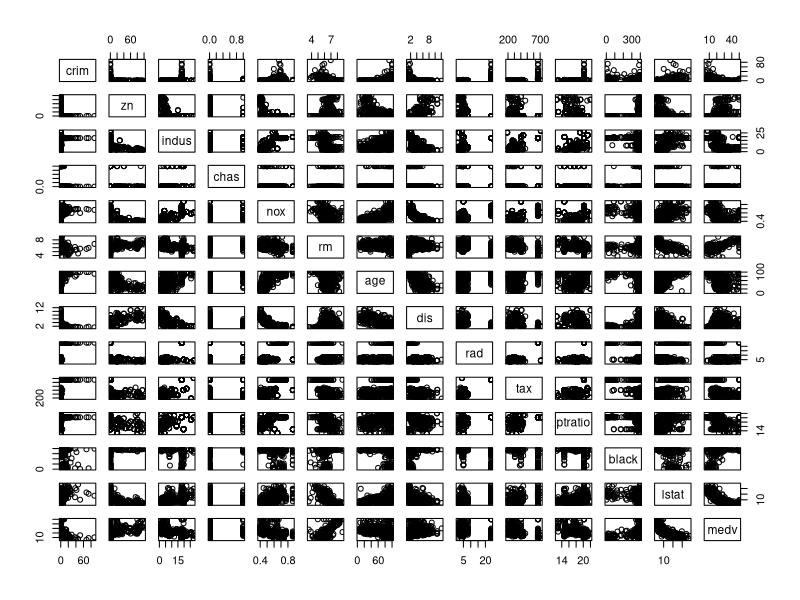
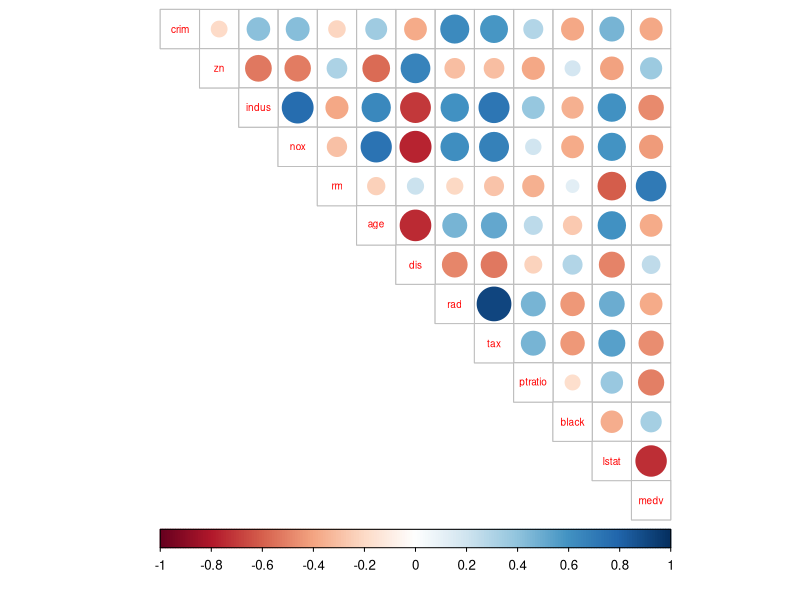
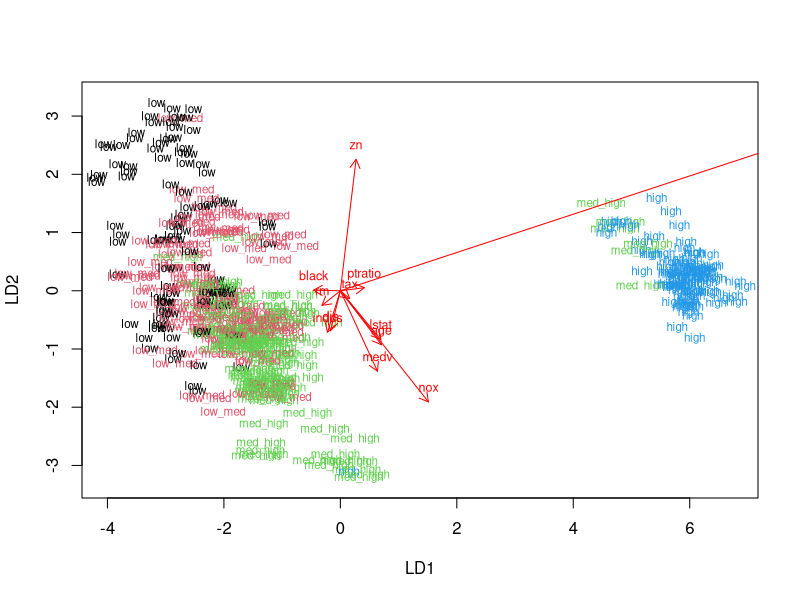
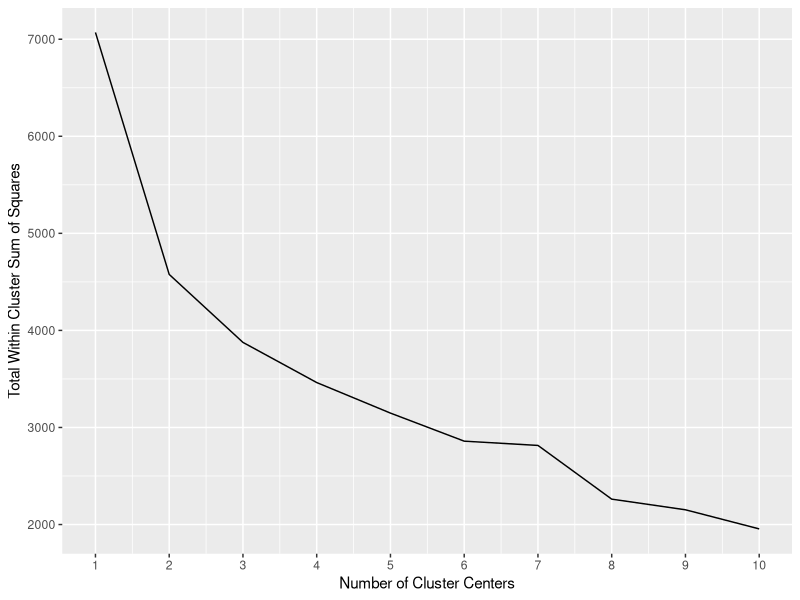
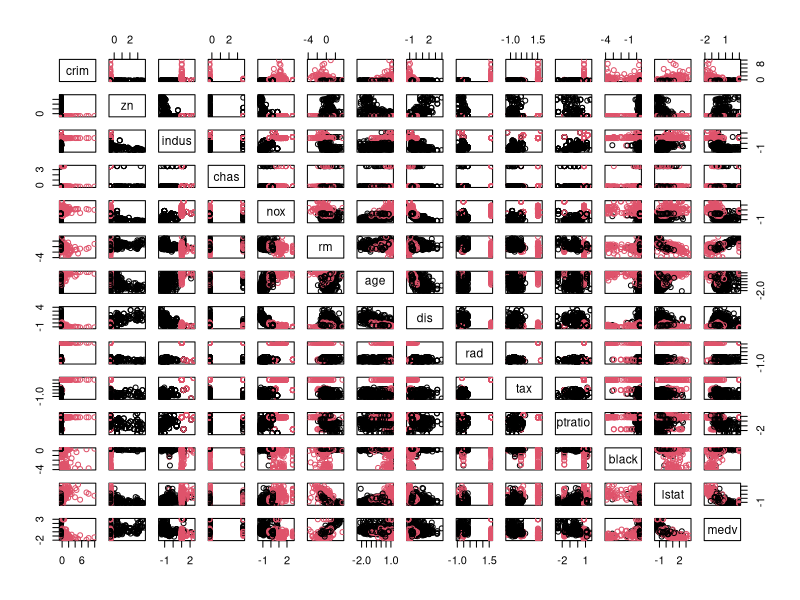
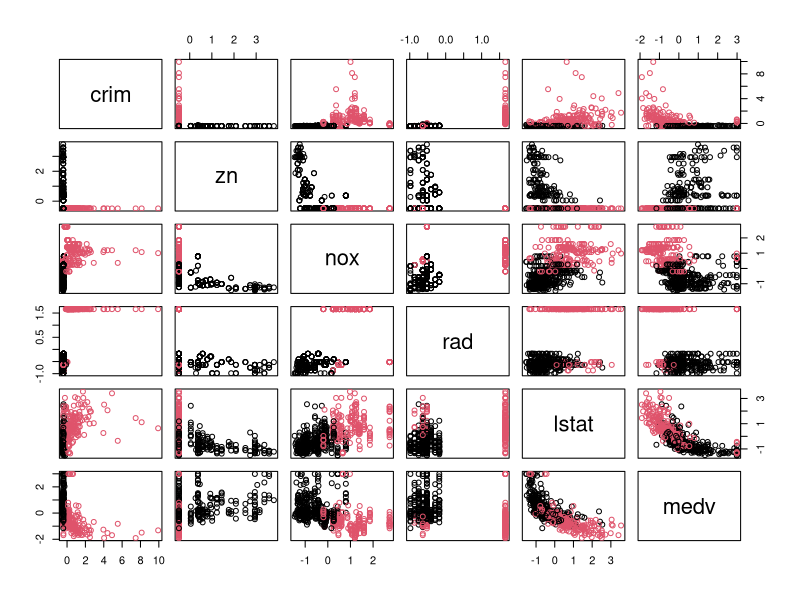

Recreate these plots in R, in order.
## ---- chunk 1
date()

library(MASS)
library(tidyverse)
library(corrplot)
library(GGally)
## ---- chunk 2
data(Boston)
dim(Boston)
str(Boston)
## ---- chunk 3
pairs(Boston)
## ---- chunk 4
summary(Boston)
## ---- chunk 5
b1 <- Boston[-4]
## ---- chunk 6
cor_matrix<-cor(b1) %>% round(digits = 2)

corrplot(cor_matrix, method="circle", type = "upper", cl.pos = "b", tl.pos = "d", tl.cex = 0.6)

## ---- chunk 7
b1_scaled <- scale(b1)

class(b1_scaled)

b1_scaled <- as.data.frame(b1_scaled)
## ---- chunk 8
summary(b1_scaled)
## ---- chunk 9
qvec <- quantile(b1_scaled$crim)
nvec <- c("low", "low_med", "med_high", "high")

crime <- cut(b1_scaled$crim, breaks = qvec, include.lowest = TRUE, label = nvec)

b2 <- b1_scaled %>% dplyr::select(-crim)
b2 <- data.frame(b2, crime)
str(b2)
## ---- chunk 10
n <- nrow(b2)

ind <- sample(n,  size = n * 0.8)

train <- b2[ind,]

test <- b2[-ind,]

dim(train)
dim(test)


## ---- chunk 11
correct_classes <- test$crime


test <- dplyr::select(test, -crime)
## ---- chunk 12
# linear discriminant analysis
lda.fit <- lda(crime ~ ., data = train)


print(lda.fit)

# the function for lda biplot arrows (DataCamp exercise)
lda.arrows <- function(x, myscale = 1, arrow_heads = 0.1, color = "red", tex = 0.75, choices = c(1,2)){
  heads <- coef(x)
  arrows(x0 = 0, y0 = 0, 
         x1 = myscale * heads[,choices[1]], 
         y1 = myscale * heads[,choices[2]], col=color, length = arrow_heads)
  text(myscale * heads[,choices], labels = row.names(heads), 
       cex = tex, col=color, pos=3)
}

# target classes as numeric
classes <- as.numeric(train$crime)

# plot the lda results
plot(lda.fit, dimen = 2, col = classes, pch = classes)
lda.arrows(lda.fit, myscale = 3)
## ---- chunk 13
# predict classes with test data
lda.pred <- predict(lda.fit, newdata = test)

# cross tabulate the results
table(correct = correct_classes, predicted = lda.pred$class)
## ---- chunk 14
data("Boston")
b3 <- scale(Boston)
b3 <- as.data.frame(b3)
summary(b3)

euclidean <- dist(b3)
summary(euclidean)
## ---- chunk 15
set.seed(123)

# determine the number of clusters
k_max <- 10

# calculate the total within sum of squares
twcss <- sapply(1:k_max, function(k){kmeans(b3, k)$tot.withinss})

plotty <- cbind(1:k_max, twcss)
plotty <- as.data.frame(plotty)
ggplot(plotty, aes(x = V1, y = twcss)) + geom_line() + scale_x_continuous(breaks = c(1:10)) + labs(y = "Total Within Cluster Sum of Squares", x = "Number of Cluster Centers")


# k-means clustering
km <- kmeans(b3, centers = 2)

pairs(b3, col = km$cluster)
## ---- chunk 16
b4 <- dplyr::select(b3, crim, zn, nox, rad, lstat, medv)
pairs(b4, col = km$cluster)
